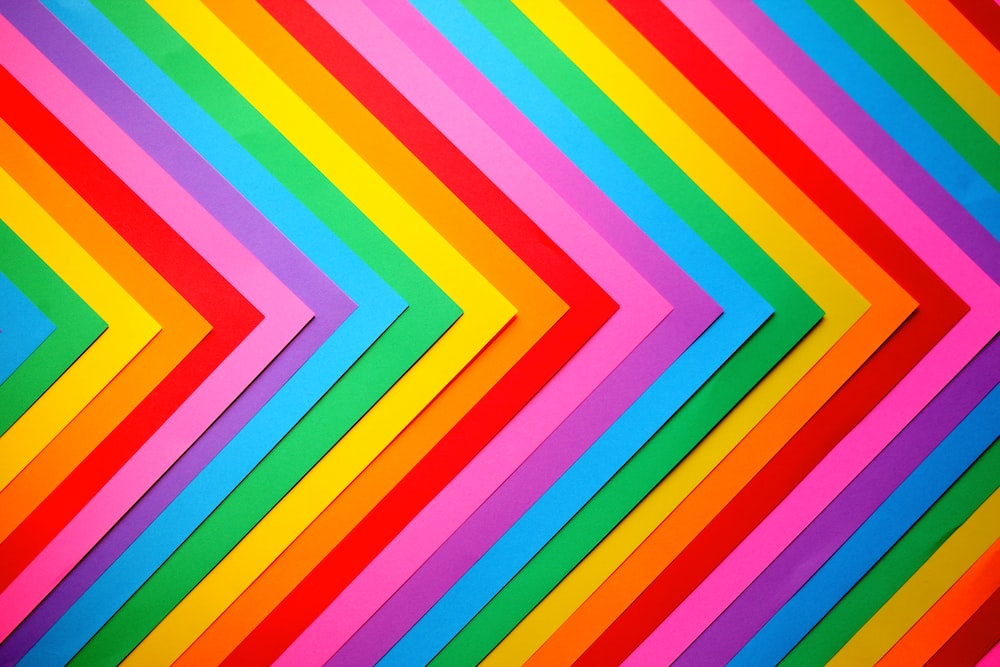
#> input picture LAB7/LAB7/photo-1627325071486-0b1e3083294a.jpg, 1000 x 667 px
$ python lab7.py
#> lines starting #> are read from the running program, lines starting #| are printed output that depends on the picture
import cv2
import numpy

# Read the image
img = cv2.imread('photo-1627325071486-0b1e3083294a.jpg')
#> img is the input picture: shape (667, 1000, 3); mean B, G, R 100.5, 121.1, 172.2

if img is None:
    print("Error: Image not found or could not be read.")
    exit()

# Split the image into BGR channels
blue, green, red = cv2.split(img)
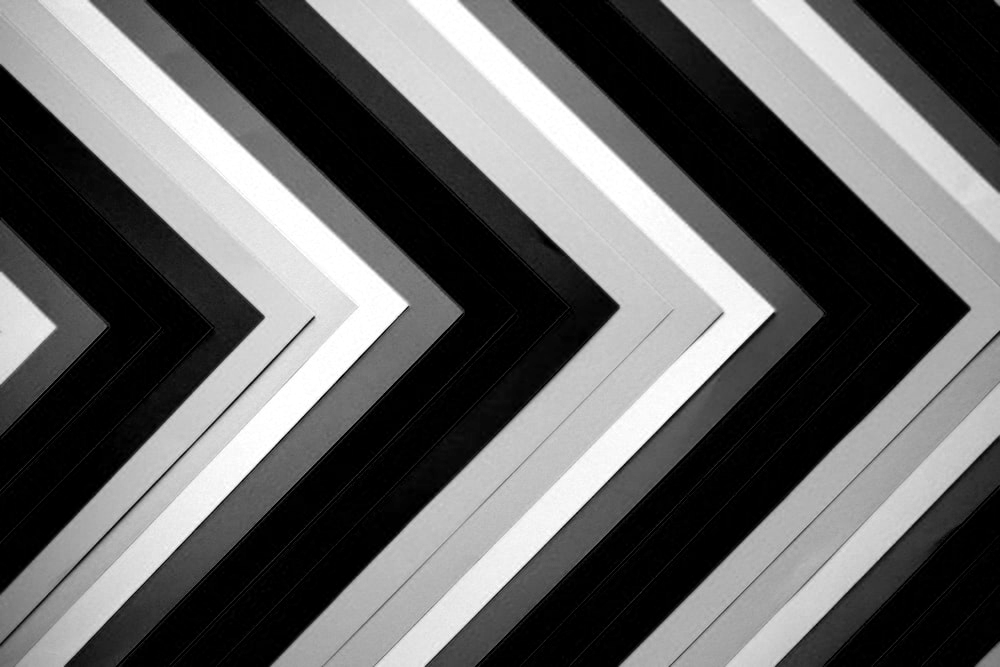
#> blue: shape (667, 1000); min 0, max 255, mean 100.5
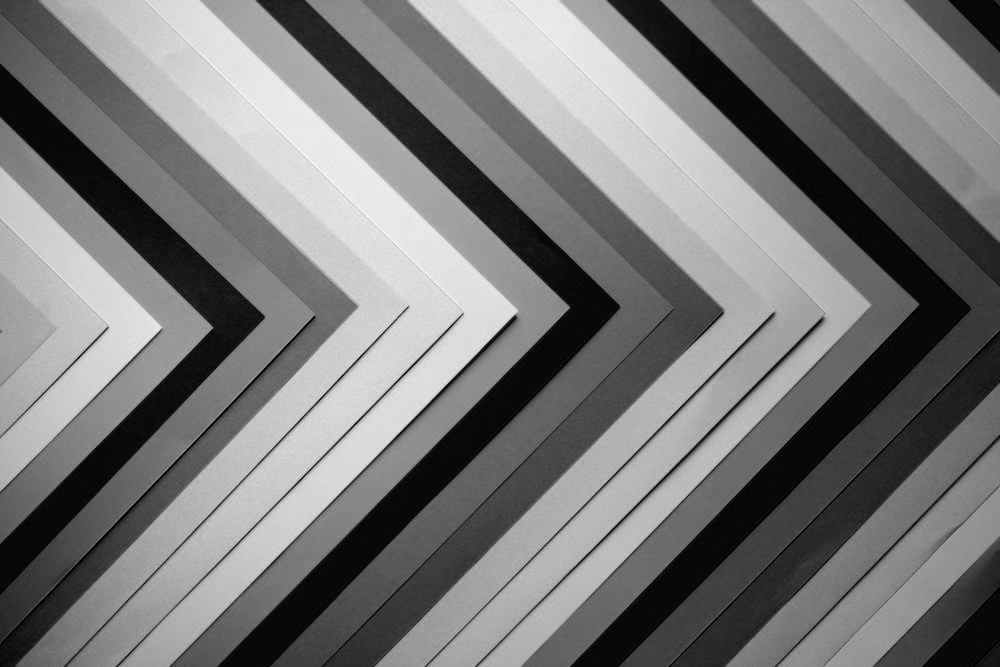
#> green: shape (667, 1000); min 0, max 255, mean 121.1
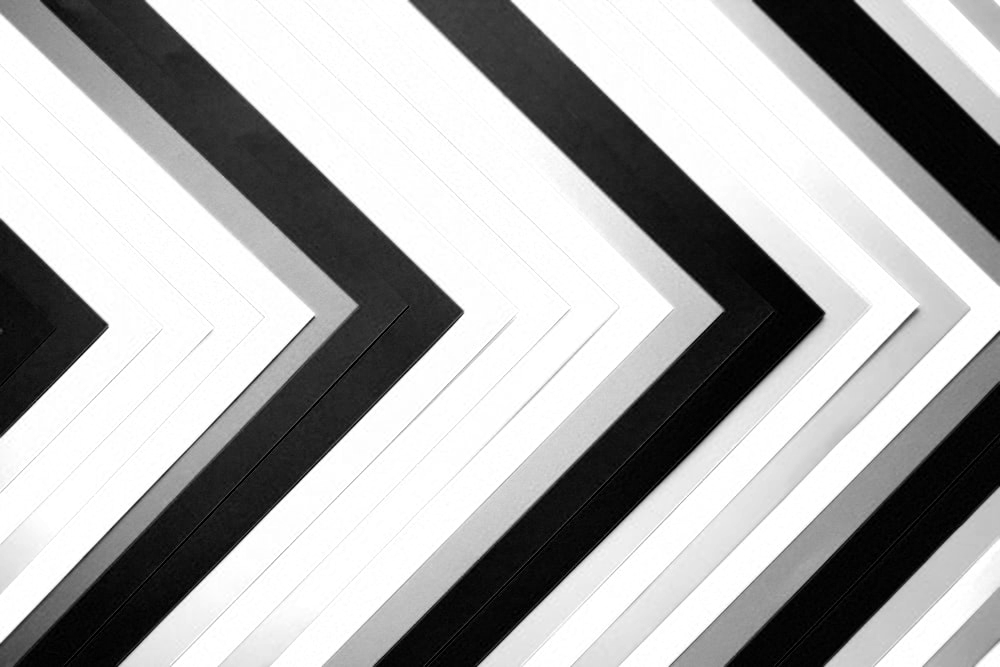
#> red: shape (667, 1000); min 0, max 255, mean 172.2

# Display the channels
cv2.imshow('Blue Channel', blue)
cv2.imshow('Green Channel', green)
cv2.imshow('Red Channel', red)

# Set the green channel to zero
green = numpy.zeros_like(green)

# Merge the channels back
modified_image = cv2.merge((blue, green, red))
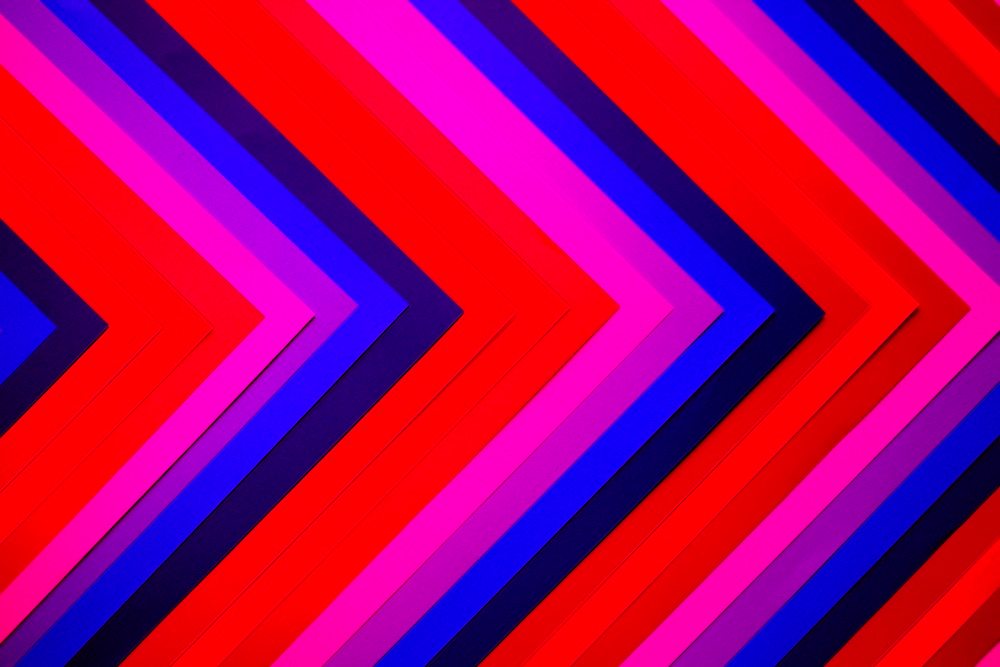
#> modified_image: shape (667, 1000, 3); mean B, G, R 100.5, 0, 172.2

# Display the modified image
cv2.imshow('Modified Image', modified_image)

# Wait for a key press and close all windows
cv2.waitKey(0)
cv2.destroyAllWindows()
